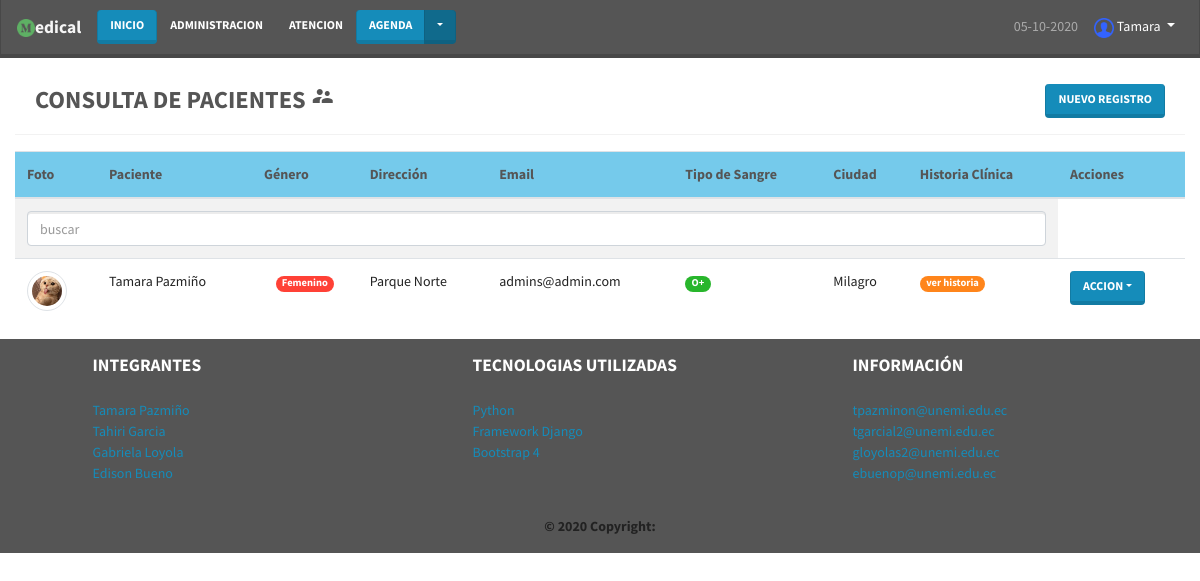
The page /base/paciente/ on the database its author committed.
### appbase/models.py (models this page shows, shortened)
class Persona(models.Model):
    tipo_sexo = (('N', 'Ninguno'), ('M', 'Masculino'), ('F', 'Femenino'))
    estado_civil = (('S', 'Soltero'), ('C', 'Casado'),
                    ('D', 'Divorciado'), ('V', 'Viudo'), ('U', 'Union'))
    cedula = models.CharField('Cedula', max_length=13, unique=True)
    nombre = models.CharField(max_length=100, verbose_name='Nombres')
    apellido = models.CharField(max_length=100, verbose_name='Apellidos')
    nacimiento = models.DateField('Fecha Nacimiento', blank=True, null=True)
    sexo = models.CharField('sexo', choices=tipo_sexo,
                            default='N', max_length=1)
    civil = models.CharField(
        'Estado civil', choices=estado_civil, default='S', max_length=1)
    profesion = models.ManyToManyField(Profesion)
    titulo = models.ManyToManyField(Titulo)
    provincia = models.ForeignKey(
        Provincia, on_delete=models.PROTECT, blank=True, null=True)
    ciudad = models.ForeignKey(
        Ciudad, on_delete=models.PROTECT, blank=True, null=True)
    direccion = models.CharField(
        'Direccion', max_length=100, blank=True, null=True)
    telefono = models.CharField(
        'Telefono', max_length=100, blank=True, null=True)
    email = models.EmailField('Correo', max_length=100, blank=True, null=True)
    foto = models.ImageField('Foto', upload_to='fotos/', blank=True, null=True)
    class Meta:
        abstract = True

class Paciente(Persona):
    sangre = models.ForeignKey(
        Sangre, on_delete=models.PROTECT, blank=True, null=True)
    hijos = models.IntegerField('No.hijos', default=0)
    estado = models.BooleanField(default=True)
    class Meta:
        verbose_name = 'Paciente'
        verbose_name_plural = 'Pacientes'

class Sangre(models.Model):
    tipo = models.CharField('Tipo de Sangre', max_length=20, unique=True)
    estado = models.BooleanField(default=True)
    class Meta:
        verbose_name = 'Tipo de Sangre'
        verbose_name_plural = 'Tipos de Sangre'
    def __str__(self):
        return '{}'.format(self.tipo)

class Ciudad(models.Model):
    provincia = models.ForeignKey(Provincia, on_delete=models.PROTECT)
    descripcion = models.CharField(verbose_name='Descripcion', max_length=100)
    estado = models.BooleanField(default=True)
    class Meta:
        verbose_name = 'Ciudad'
        verbose_name_plural = 'Ciudades'
    def __str__(self):
        return '{}'.format(self.descripcion)

### appbase/views.py (the view)
# urls.py: path('paciente/', ListPacienteView.as_view(), name='paciente'),
class ListPacienteView(ListView):
    model = Paciente
    template_name = "appbase/paciente/paciente.html"
    context_object_name = "pacientes"

### templates/appbase/paciente/paciente.html (shortened to what this page needs)
{% extends 'base.html' %}
{% block header %}
{% include 'header.html' %}
{% endblock %}
{% block main %}
{% load static %}
<div class="container-fluid" id="inicio">
    <div class="row">
        <div class="col-s12 col-md-12">
            <div class="card-header bg-light text-dark ">
                <div class="row">
                    <div class="col-md-8">
                        <h3 id="titulo" class="font-weight-bold" >CONSULTA DE PACIENTES <span class="material-icons">
                        </span></h3>
                    </div>
                    <div class="col-md-4 ">
                        <a href="{% url 'base:pac_r' %}" class="btn btn-primary float-right">Nuevo Registro</a>
                    </div>
                </div>
            </div>
            <table class="table table-hover table-striped mt-3">
                <thead class="bg-info text-dark">
                    <tr>
                        <th scope="col">Foto</th>
                        <th scope="col">Paciente</th>
                        <th scope="col">Género</th>
                        <th scope="col">Dirección</th>
                        <th scope="col">Email</th>
                        <th scope="col">Tipo de Sangre</th>
                        <th scope="col">Ciudad</th>
                        <th scope="col">Historia Clínica</th>
                        <th scope="col">Acciones</th>
                    </tr>
                </thead>
                <tbody>
                    <tr>
                        <th colspan="8">
                            <input type="text" class="form-control" placeholder="buscar">
                        </th>
                    </tr>
                   {% for paciente in pacientes %}
                        <tr>
                            {% if paciente.foto %}
                            <td><img src="{{paciente.foto.url}}" class="img-thumbnail rounded-circle" width="40px">
                            </td>
                            {% else %}
                            <td><img src="{% static 'imagenes/sinfoto.png' %}"class="img-thumbnail rounded-circle" width="40px">
                            </td>
                            {% endif %}
                            <td>{{paciente.nombre}} {{paciente.apellido}}</td>
                                {% if paciente.sexo == 'M' %}
                                <td class="text-center"><span
                                        class="badge badge-pill badge-success">Masculino</span>
                                </td>
                                {% else %}
                                <td class="text-center"><span
                                        class="badge badge-pill badge-danger">Femenino</span>
                                </td>
                                {% endif %}
                            <td>{{paciente.direccion}}</td>
                            <td>{{paciente.email}}</td>
                            <td><span
                                class="badge badge-pill badge-success">{{paciente.sangre}}</span></td>
                            <td>{{paciente.ciudad}}</td>
                            <td><a href="#" class="badge badge-pill badge-warning">ver historia</a></td>
                            <td>
                                <div class="btn-group" role="group" aria-label="Button group with nested dropdown">
                                    <div class="btn-group" role="group">
                                        <button id="btnGroupDrop{{paciente.id}}" type="button" class="btn btn-primary dropdown-toggle" data-toggle="dropdown" aria-haspopup="true" aria-expanded="false">Accion</button>
                                    </div>
                                </div>
                            </td>
                        </tr>
                        {% empty %}
                      <tr> <td><h3 class="text-danger">¡No existen registros...!</h3></td></tr>
                   {% endfor %}
                </tbody>
            </table>
        </div>
    </div>
</div>
{% endblock %}

### static/css/estilos.css (style rules this page uses)
#inicio { margin-top: 6% !important; }

### rows shown on the page
Paciente: foto (picture), nombre "Tamara", apellido "Pazmiño", sexo "Femenino", direccion "Parque Norte", email "admins@admin.com", sangre "O+", ciudad "Milagro"
